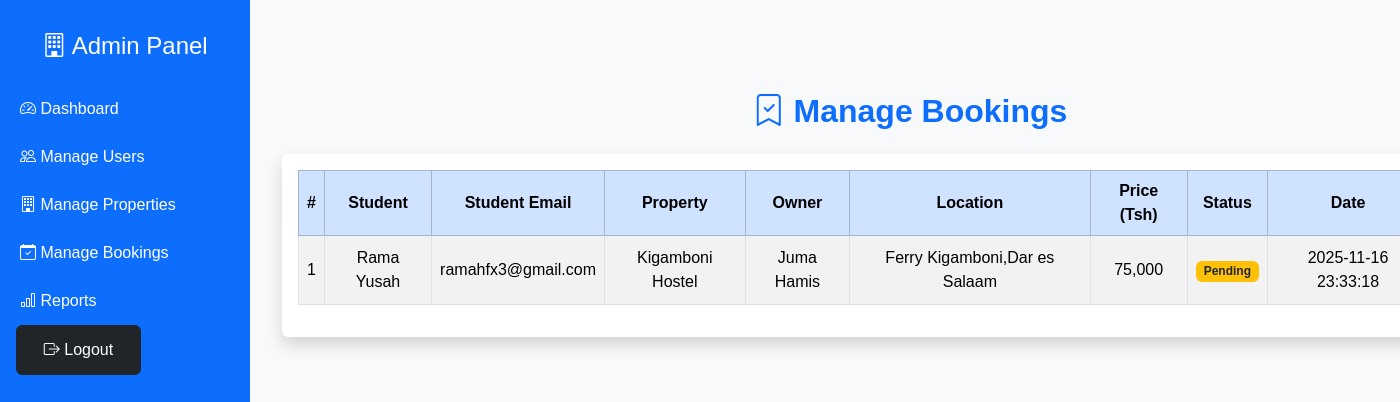
/Admin/manageBooking.php (signed in), run on the app's committed database.
### tables this page shows
CREATE TABLE `bookings` (
  `id` int(11) NOT NULL,
  `property_id` int(11) NOT NULL,
  `student_id` int(11) NOT NULL,
  `booking_date` datetime DEFAULT current_timestamp(),
  `amount` decimal(10,2) NOT NULL,
  `statuses` enum('Pending','Confirmed','Cancelled') DEFAULT 'Pending'
);

CREATE TABLE `Users` (
  `Userid` int(11) NOT NULL,
  `Firstname` varchar(50) NOT NULL,
  `Lastname` varchar(50) NOT NULL,
  `Email` varchar(255) NOT NULL,
  `PhoneNumber` varchar(30) NOT NULL,
  `Roles` enum('Student','House Owner','Admin') DEFAULT 'Student',
  `Pwd` varchar(255) NOT NULL,
  `Dateofregister` date NOT NULL DEFAULT curdate(),
  `Nation_Id` varchar(30) DEFAULT NULL,
  `Code` int(11) NOT NULL DEFAULT 0
);

CREATE TABLE `properties` (
  `Id` int(11) NOT NULL,
  `Owner_id` int(11) NOT NULL,
  `Names` varchar(100) NOT NULL,
  `Locations` varchar(100) NOT NULL,
  `Types` varchar(50) NOT NULL,
  `Price` decimal(10,2) NOT NULL,
  `Available_rooms` int(11) NOT NULL,
  `Amenities` text DEFAULT NULL,
  `Descriptions` varchar(255) DEFAULT NULL,
  `Statuses` varchar(20) DEFAULT 'available',
  `Created_at` timestamp NOT NULL DEFAULT current_timestamp(),
  `Image1` varchar(255) DEFAULT NULL,
  `Image2` varchar(255) DEFAULT NULL,
  `Image3` varchar(255) DEFAULT NULL,
  `Image4` varchar(255) DEFAULT NULL,
  `approval` varchar(60) NOT NULL DEFAULT 'Pending'
);

### Admin/manageBooking.php (the view, shortened to what this page needs)
<?php
include_once '../db.php';
$sql = "SELECT
            b.id, b.statuses, b.booking_date,
            s.Firstname AS student_name, s.Lastname AS student_lastname, s.Email AS student_email,
            o.Firstname AS owner_name, o.Lastname AS owner_lastname,
            p.Names AS property_name, p.Locations, p.Price
        FROM bookings b
        JOIN Users s ON b.student_id = s.Userid
        JOIN properties p ON b.property_id = p.Id
        JOIN Users o ON p.Owner_id = o.Userid
        ORDER BY b.booking_date DESC";
$result = mysqli_query($conn, $sql);
?>
<!DOCTYPE html>
<html lang="en">
<head>
  <link href="https://cdn.jsdelivr.net/npm/bootstrap@5.3.8/dist/css/bootstrap.min.css" rel="stylesheet">
  <link href="https://cdn.jsdelivr.net/npm/bootstrap-icons@1.13.1/font/bootstrap-icons.min.css" rel="stylesheet">
</head>
<body>
  <div class="sidebar">
    <h4 class="text-center mb-4"><i class="bi bi-building"></i> Admin Panel</h4>
    <a href="admin.php"><i class="bi bi-speedometer2"></i> Dashboard</a>
    <a href="manageUsers.php"><i class="bi bi-people"></i> Manage Users</a>
    <a href="manageProperties.php"><i class="bi bi-building"></i> Manage Properties</a>
    <a href="#"><i class="bi bi-calendar-check"></i> Manage Bookings</a>
    <a href="adminReports.php"><i class="bi bi-bar-chart"></i> Reports</a>
    <a href="../SignOut.php"  class="btn w-50  btn-dark mx-3"><i class="bi bi-box-arrow-right"></i> Logout</a>
  </div>
<div class=" main-content container">
  <h2 class="text-center text-primary fw-bold mb-4"><i class="bi bi-bookmark-check"></i> Manage Bookings</h2>
  <div class="table-responsive bg-white shadow rounded p-3">
    <table class="table table-bordered table-striped align-middle text-center">
      <thead class="table-primary">
        <tr>
          <th>#</th>
          <th>Student</th>
          <th>Student Email</th>
          <th>Property</th>
          <th>Owner</th>
          <th>Location</th>
          <th>Price (Tsh)</th>
          <th>Status</th>
          <th>Date</th>
        </tr>
      </thead>
      <tbody>
        <?php
        if (mysqli_num_rows($result) > 0) {
            $count = 1;
            while ($row = mysqli_fetch_assoc($result)) {
                $status = $row['statuses'];
                $badgeClass = match ($status) {
                    'Pending' => 'bg-warning text-dark',
                    'Confirmed' => 'bg-success',
                    'Cancelled' => 'bg-danger',
                    default => 'bg-secondary'
                };
                echo "<tr>
                    <td>{$count}</td>
                    <td>{$row['student_name']} {$row['student_lastname']}</td>
                    <td>{$row['student_email']}</td>
                    <td>{$row['property_name']}</td>
                    <td>{$row['owner_name']} {$row['owner_lastname']}</td>
                    <td>{$row['Locations']}</td>
                    <td>" . number_format($row['Price']) . "</td>
                    <td><span class='badge {$badgeClass}'>{$status}</span></td>
                    <td>{$row['booking_date']}</td>
                    <td>
                      <a href='adminDeleteBooking.php?id={$row['id']}' class='btn btn-sm btn-danger' onclick=\"return confirm('Are you sure you want to delete this booking?');\"><i class='bi bi-trash'></i> Delete</a>
                    </td>
                  </tr>";
                $count++;
            }
        } else {
            echo "<tr><td colspan='10' class='text-center text-muted'>No bookings found.</td></tr>";
        }
        ?>
      </tbody>
    </table>
  </div>
</div>
</body>
</html>

### Admin/manageBooking.php (style rules this page uses)
body { font-family: 'Poppins', sans-serif; background-color: #f8f9fa; }
.sidebar { height: 100vh; background-color: #0d6efd; color: white; position: fixed; top: 0; left: 0; width: 250px; padding-top: 2rem; }
.sidebar a { color: white; display: block; padding: 12px 20px; text-decoration: none; }
.container { margin-top: 60px; }
.table td, .table th { vertical-align: middle; }
.main-content { margin-left: 250px; padding: 2rem; }

### data on the page
bookings: student.Firstname "Rama", student.Lastname "Yusah", student.Email "ramahfx3@gmail.com", property.Names "Kigamboni Hostel", users.Firstname "Juma", users.Lastname "Hamis", property.Locations "Ferry Kigamboni,Dar es Salaam", property.Price "75,000", statuses "Pending", booking_date "2025-11-16 23:33:18"
